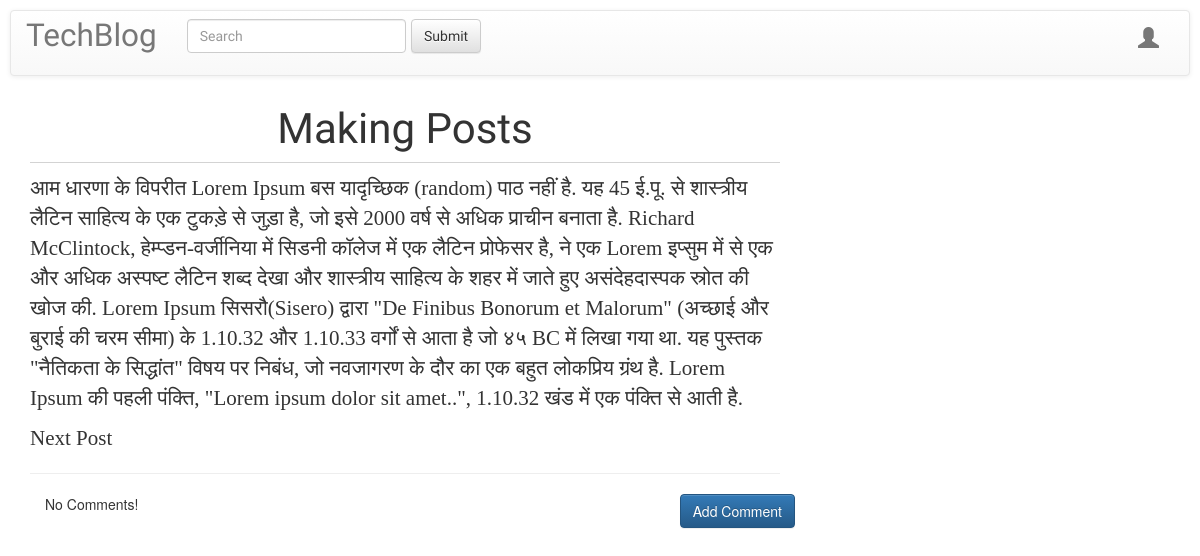
The page /post/14 on the database as committed earlier.
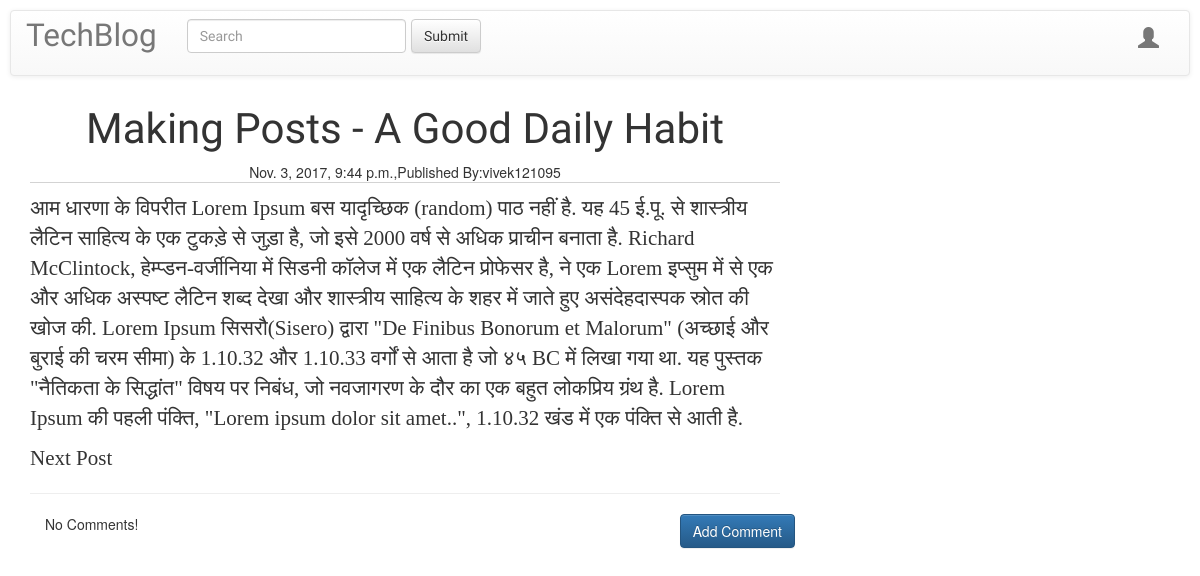
The same page on the database as committed later.
### blog/models.py (models this page shows, shortened)
class Post(models.Model):
    author = models.ForeignKey('auth.User',related_name='posts',on_delete=models.CASCADE)
    title = models.CharField(max_length=200)
    text = models.TextField(max_length=2000)
    create_date = models.DateTimeField(default=timezone.now)
    published_date = models.DateTimeField(blank=True,null=True)
    class Meta:
        ordering = ('create_date',)

### blog/views.py (the view)
# urls.py: url(r'^post/(?P<pk>\d+)$',views.PostDetailView.as_view(),name='post_detail'),
class PostDetailView(DetailView):
    model = Post

### blog/templates/blog/post_detail.html (shortened to what this page needs)
{% extends 'base.html' %}
{% block body_block %}
  <h1 class="posttitle">{{post.title}}</h1>
  {% if post.published_date %}
    <div class="date postdate">
      {{post.published_date}},Published By:{{post.author}}
    </div>
  {% endif %}
  <div class="postcontent">
    <p>{{post.text|safe|linebreaksbr}}</p>
  </div>
  <hr>
  <a class="btn btn-primary btn-comment" href="{% url 'add_comment_to_post' pk=post.pk %}">Add Comment</a>
  <div class="container">
  {% for comment in post.comments.all %}
    <br>
    {% if user.is_authenticated or comment.approved_comment %}
      {{comment.create_date}}
      {% if not comment.approved_comment and post.author == user %}
      <a class="btn btn-danger" href="{% url 'comment_remove' pk=comment.pk %}">
        <span class="glyphicon glyphicon-remove"></span>
      </a>
      <a class="btn btn-success" href="{% url 'comment_approve' pk=comment.pk %}">
        <span class="glyphicon glyphicon-ok"></span>
      </a>
      {% endif %}
      <p>{{comment.text|safe|linebreaksbr}}</p>
      <p>Posted By : {{ comment.author }}</p>
    {% endif%}
    {% empty %}
      <p>No Comments!</p>
  {% endfor %}
  </div>
{% endblock%}

### blog/templates/blog/base.html (shortened to what this page needs)
<!DOCTYPE html>
{% load staticfiles %}
<html>
  <head>
    <link rel="stylesheet" href="https://maxcdn.bootstrapcdn.com/bootstrap/3.3.7/css/bootstrap.min.css">
    <link rel="stylesheet" href="https://maxcdn.bootstrapcdn.com/bootstrap/3.3.7/css/bootstrap-theme.min.css">
    <link rel="stylesheet" href="//cdn.jsdelivr.net/npm/medium-editor@latest/dist/css/medium-editor.min.css" type="text/css" media="screen" charset="utf-8">
    <link rel="stylesheet" href="{% static 'css/blog.css' %}">
  </head>
  <body class="extra-margin">
    <nav class="navbar navbar-default techfont">
      <div class="container-fluid">
        <div class="navbar-header">
          <a class="navbar-brand bigbrand" href="{%url 'post_list' %}">TechBlog</a>
        </div>
        <div class="collapse navbar-collapse" id="main-navbar">
          <ul class="nav navbar-nav navbar-right">
            {% if user.is_authenticated %}
              <li class="nav-item"><a class="navbar-link" href="{% url 'post_new' %}">New Post</a></li>
              <li class="nav-item"><a class="navbar-link" href="{% url 'post_draft_list' %}"> Drafts</a></li>
              <li class="nav-item"><a class="navbar-link" href="{% url 'logout' %}">Logout</a></li>
              <li class="nav-item"><a class="navbar-link" href="{% url 'profile' user_id=user.id%}">Welcome:{{user.username}}</a></li>
              {% else %}
              <li class="nav-item"><a class="navbar-link" href="{%url 'login' %}"><span class="glyphicon glyphicon-user"></span></p></a></li>
            {% endif %}
            </ul>
            <form class="navbar-form navbar-left">
              <div class="form-group">
                <input type="text" class="form-control" placeholder="Search">
              </div>
              <button type="submit" class="btn btn-default">Submit</button>
            </form>
          </div>
        </div>
    </nav>
  <div class="container">
    <div class="row">
        <div class="col-md-8" class="blog_posts">
          {% block body_block %}
          {% endblock%}
        </div>
    </div>
  </div>
  </body>
</html>

### blog/static/css/blog.css (style rules this page uses)
.techfont { font-family: 'Russo One' ,sans-serif; font-size: 1.5em; margin-bottom: 10px; }
.bigbrand { font-size: 1.5em; }
.postdate { text-align: center; }
.posttitle { font-family: 'Russo one',sans-serif; text-transform: capitalize; font-size: 3em; text-align: center; }
.postcontent { font-family: 'Monsterrat'; font-size : 1.5em; border-top:1px solid lightgrey; }
.btn-comment { position: absolute; right: 0px; }
.extra-margin { margin: 5px; padding: 5px; }

Rows that differ between the two databases and show on the page:
changed Post: title "Making Posts" → "Making Posts - A Good Daily Habit"; published_date (not shown) → "Nov. 3, 2017, 9:44 p.m."; author (not shown) → "vivek121095"
Other text that changed with them:
text now shown: ",Published By:"
